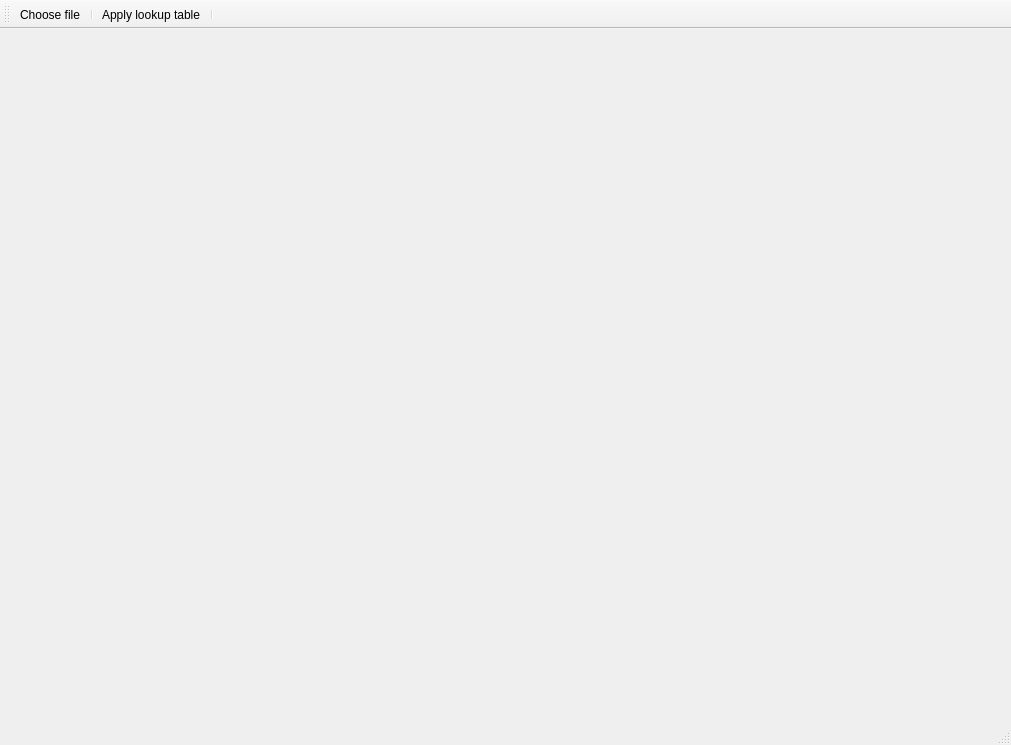
<?xml version="1.0" encoding="UTF-8"?>
<ui version="4.0">
 <class>MainWindow</class>
 <widget class="QMainWindow" name="MainWindow">
  <property name="geometry">
   <rect>
    <x>0</x>
    <y>0</y>
    <width>1011</width>
    <height>745</height>
   </rect>
  </property>
  <property name="windowTitle">
   <string>MainWindow</string>
  </property>
  <widget class="QWidget" name="centralWidget">
   <widget class="QLabel" name="imageLabel">
    <property name="geometry">
     <rect>
      <x>20</x>
      <y>20</y>
      <width>471</width>
      <height>621</height>
     </rect>
    </property>
    <property name="styleSheet">
     <string notr="true"/>
    </property>
    <property name="text">
     <string/>
    </property>
   </widget>
   <widget class="QLabel" name="lookupImgLabel">
    <property name="geometry">
     <rect>
      <x>520</x>
      <y>20</y>
      <width>471</width>
      <height>621</height>
     </rect>
    </property>
    <property name="styleSheet">
     <string notr="true"/>
    </property>
    <property name="text">
     <string/>
    </property>
   </widget>
  </widget>
  <widget class="QMenuBar" name="menuBar">
   <property name="geometry">
    <rect>
     <x>0</x>
     <y>0</y>
     <width>1011</width>
     <height>21</height>
    </rect>
   </property>
  </widget>
  <widget class="QToolBar" name="mainToolBar">
   <attribute name="toolBarArea">
    <enum>TopToolBarArea</enum>
   </attribute>
   <attribute name="toolBarBreak">
    <bool>false</bool>
   </attribute>
   <addaction name="chooseFileBtn"/>
   <addaction name="separator"/>
   <addaction name="applyLookupTableBtn"/>
   <addaction name="separator"/>
  </widget>
  <widget class="QStatusBar" name="statusBar"/>
  <action name="chooseFileBtn">
   <property name="icon">
    <iconset resource="resources.qrc">
     <normaloff>:/images/icons/dir.png</normaloff>:/images/icons/dir.png</iconset>
   </property>
   <property name="text">
    <string>Choose file</string>
   </property>
   <property name="toolTip">
    <string>Choose file</string>
   </property>
  </action>
  <action name="applyLookupTableBtn">
   <property name="icon">
    <iconset resource="resources.qrc">
     <normaloff>:/images/icons/cleaner.png</normaloff>:/images/icons/cleaner.png</iconset>
   </property>
   <property name="text">
    <string>Apply lookup table</string>
   </property>
   <property name="toolTip">
    <string>Apply lookup table</string>
   </property>
  </action>
 </widget>
 <layoutdefault spacing="6" margin="11"/>
 <resources>
  <include location="resources.qrc"/>
 </resources>
 <connections/>
</ui>
